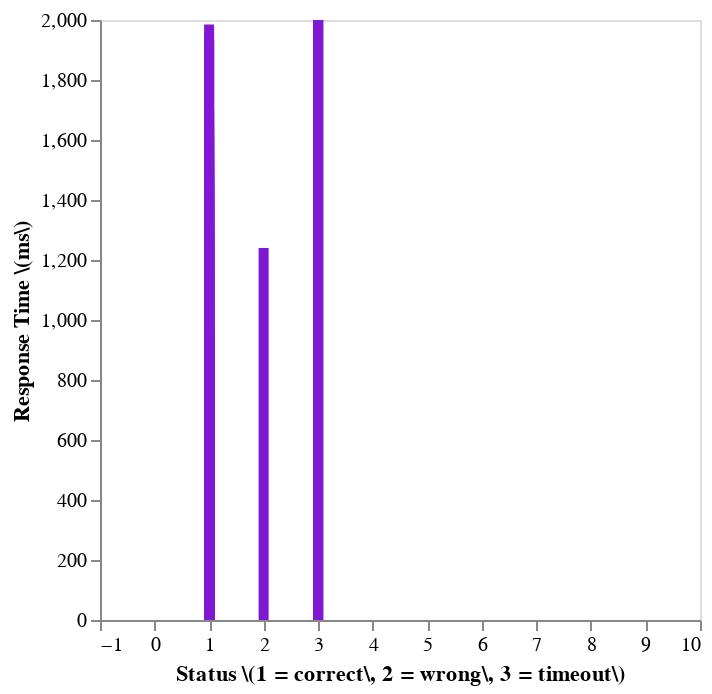

Notebook cell for this chart:
### Markdown cell above
# Data Visualization

### Code cell
(lambda: DeepnoteChart(stroop_six, """{"layer":[{"layer":[{"mark":{"clip":true,"type":"bar","color":"#8018D3","tooltip":true},"encoding":{"x":{"axis":{"grid":false},"sort":null,"type":"quantitative","field":"Status \\\\\\\\\\\\(1 = correct\\\\\\\\\\\\, 2 = wrong\\\\\\\\\\\\, 3 = timeout\\\\\\\\\\\\)","scale":{"type":"linear"},"stack":"zero","format":{"type":"default","decimals":null},"formatType":"numberFormatFromNumberType"},"y":{"axis":{"grid":false},"sort":null,"type":"quantitative","field":"Response Time \\\\\\\\\\\\(ms\\\\\\\\\\\\)","scale":{"type":"linear"},"stack":"zero","format":{"type":"default","decimals":null},"formatType":"numberFormatFromNumberType"}}}]}],"title":"","config":{"legend":{}},"$schema":"https://vega.github.io/schema/vega-lite/v5.json","encoding":{},"usermeta":{"tooltipDefaultMode":true}}""") if 'DeepnoteChart' in globals() else _dntk.DeepnoteChart(stroop_six, """{"layer":[{"layer":[{"mark":{"clip":true,"type":"bar","color":"#8018D3","tooltip":true},"encoding":{"x":{"axis":{"grid":false},"sort":null,"type":"quantitative","field":"Status \\\\\\\\\\\\(1 = correct\\\\\\\\\\\\, 2 = wrong\\\\\\\\\\\\, 3 = timeout\\\\\\\\\\\\)","scale":{"type":"linear"},"stack":"zero","format":{"type":"default","decimals":null},"formatType":"numberFormatFromNumberType"},"y":{"axis":{"grid":false},"sort":null,"type":"quantitative","field":"Response Time \\\\\\\\\\\\(ms\\\\\\\\\\\\)","scale":{"type":"linear"},"stack":"zero","format":{"type":"default","decimals":null},"formatType":"numberFormatFromNumberType"}}}]}],"title":"","config":{"legend":{}},"$schema":"https://vega.github.io/schema/vega-lite/v5.json","encoding":{},"usermeta":{"tooltipDefaultMode":true}}"""))()

### Figure 1 — Vega-Lite specification as saved in the notebook (floating-point values rounded to 4 significant figures)
{"layer": [{"layer": [{"mark": {"clip": true, "type": "bar", "color": "#8018D3", "tooltip": true}, "encoding": {"x": {"axis": {"grid": false}, "sort": null, "type": "quantitative", "field": "Status \\(1 = correct\\, 2 = wrong\\, 3 = timeout\\)", "scale": {"type": "linear"}, "stack": "zero", "format": {"type": "default", "decimals": null}, "formatType": "numberFormatFromNumberType"}, "y": {"axis": {"grid": false}, "sort": null, "type": "quantitative", "field": "Response Time \\(ms\\)", "scale": {"type": "linear"}, "stack": "zero", "format": {"type": "default", "decimals": null}, "formatType": "numberFormatFromNumberType"}}}]}], "title": "", "config": {"legend": {}}, "$schema": "https://vega.github.io/schema/vega-lite/v5.json", "encoding": {}, "usermeta": {"tooltipDefaultMode": true}, "data": {"values": [{"Name of Block": "training", "Name of Word": "red", "Color of Word": "blue", "Stroop Color Match (1 = compatible, 0 = incompatible)": 0, "Tablerow Number": 7, "Pressed Key Number": 1, "Status (1 = correct, 2 = wrong, 3 = timeout)": 3, "Response Time (ms)": 2000}, {"Name of Block": "training", "Name of Word": "red", "Color of Word": "red", "Stroop Color Match (1 = compatible, 0 = incompatible)": 1, "Tablerow Number": 8, "Pressed Key Number": 1, "Status (1 = correct, 2 = wrong, 3 = timeout)": 1, "Response Time (ms)": 1275}, {"Name of Block": "training", "Name of Word": "red", "Color of Word": "red", "Stroop Color Match (1 = compatible, 0 = incompatible)": 1, "Tablerow Number": 8, "Pressed Key Number": 1, "Status (1 = correct, 2 = wrong, 3 = timeout)": 1, "Response Time (ms)": 957}, {"Name of Block": "training", "Name of Word": "blue", "Color of Word": "blue", "Stroop Color Match (1 = compatible, 0 = incompatible)": 1, "Tablerow Number": 15, "Pressed Key Number": 3, "Status (1 = correct, 2 = wrong, 3 = timeout)": 1, "Response Time (ms)": 1019}, {"Name of Block": "training", "Name of Word": "yellow", "Color of Word": "yellow", "Stroop Color Match (1 = compatible, 0 = incompatible)": 1, "Tablerow Number": 1, "Pressed Key Number": 4, "Status (1 = correct, 2 = wrong, 3 = timeout)": 1, "Response Time (ms)": 959}, {"Name of Block": "training", "Name of Word": "blue", "Color of Word": "red", "Stroop Color Match (1 = compatible, 0 = incompatible)": 0, "Tablerow Number": 16, "Pressed Key Number": 3, "Status (1 = correct, 2 = wrong, 3 = timeout)": 2, "Response Time (ms)": 1240}, {"Name of Block": "training", "Name of Word": "blue", "Color of Word": "red", "Stroop Color Match (1 = compatible, 0 = incompatible)": 0, "Tablerow Number": 16, "Pressed Key Number": 1, "Status (1 = correct, 2 = wrong, 3 = timeout)": 1, "Response Time (ms)": 1259}, {"Name of Block": "training", "Name of Word": "green", "Color of Word": "yellow", "Stroop Color Match (1 = compatible, 0 = incompatible)": 0, "Tablerow Number": 9, "Pressed Key Number": 4, "Status (1 = correct, 2 = wrong, 3 = timeout)": 1, "Response Time (ms)": 1934}, {"Name of Block": "training", "Name of Word": "green", "Color of Word": "yellow", "Stroop Color Match (1 = compatible, 0 = incompatible)": 0, "Tablerow Number": 9, "Pressed Key Number": 4, "Status (1 = correct, 2 = wrong, 3 = timeout)": 1, "Response Time (ms)": 874}, {"Name of Block": "training", "Name of Word": "blue", "Color of Word": "green", "Stroop Color Match (1 = compatible, 0 = incompatible)": 0, "Tablerow Number": 14, "Pressed Key Number": 2, "Status (1 = correct, 2 = wrong, 3 = timeout)": 1, "Response Time (ms)": 1399}, {"Name of Block": "training", "Name of Word": "yellow", "Color of Word": "yellow", "Stroop Color Match (1 = compatible, 0 = incompatible)": 1, "Tablerow Number": 1, "Pressed Key Number": 4, "Status (1 = correct, 2 = wrong, 3 = timeout)": 1, "Response Time (ms)": 1476}, {"Name of Block": "training", "Name of Word": "yellow", "Color of Word": "green", "Stroop Color Match (1 = compatible, 0 = incompatible)": 0, "Tablerow Number": 2, "Pressed Key Number": 2, "Status (1 = correct, 2 = wrong, 3 = timeout)": 1, "Response Time (ms)": 1392}, {"Name of Block": "training", "Name of Word": "yellow", "Color of Word": "blue", "Stroop Color Match (1 = compatible, 0 = incompatible)": 0, "Tablerow Number": 3, "Pressed Key Number": 3, "Status (1 = correct, 2 = wrong, 3 = timeout)": 1, "Response Time (ms)": 1930}, {"Name of Block": "training", "Name of Word": "red", "Color of Word": "blue", "Stroop Color Match (1 = compatible, 0 = incompatible)": 0, "Tablerow Number": 7, "Pressed Key Number": 3, "Status (1 = correct, 2 = wrong, 3 = timeout)": 1, "Response Time (ms)": 1611}, {"Name of Block": "training", "Name of Word": "green", "Color of Word": "blue", "Stroop Color Match (1 = compatible, 0 = incompatible)": 0, "Tablerow Number": 11, "Pressed Key Number": 3, "Status (1 = correct, 2 = wrong, 3 = timeout)": 1, "Response Time (ms)": 1612}, {"Name of Block": "training", "Name of Word": "green", "Color of Word": "red", "Stroop Color Match (1 = compatible, 0 = incompatible)": 0, "Tablerow Number": 12, "Pressed Key Number": 1, "Status (1 = correct, 2 = wrong, 3 = timeout)": 1, "Response Time (ms)": 1301}, {"Name of Block": "training", "Name of Word": "red", "Color of Word": "green", "Stroop Color Match (1 = compatible, 0 = incompatible)": 0, "Tablerow Number": 6, "Pressed Key Number": 2, "Status (1 = correct, 2 = wrong, 3 = timeout)": 1, "Response Time (ms)": 1429}, {"Name of Block": "training", "Name of Word": "red", "Color of Word": "yellow", "Stroop Color Match (1 = compatible, 0 = incompatible)": 0, "Tablerow Number": 5, "Pressed Key Number": 4, "Status (1 = correct, 2 = wrong, 3 = timeout)": 1, "Response Time (ms)": 1647}, {"Name of Block": "training", "Name of Word": "blue", "Color of Word": "green", "Stroop Color Match (1 = compatible, 0 = incompatible)": 0, "Tablerow Number": 14, "Pressed Key Number": 2, "Status (1 = correct, 2 = wrong, 3 = timeout)": 1, "Response Time (ms)": 1707}, {"Name of Block": "training", "Name of Word": "yellow", "Color of Word": "green", "Stroop Color Match (1 = compatible, 0 = incompatible)": 0, "Tablerow Number": 2, "Pressed Key Number": 2, "Status (1 = correct, 2 = wrong, 3 = timeout)": 1, "Response Time (ms)": 1951}, {"Name of Block": "training", "Name of Word": "green", "Color of Word": "blue", "Stroop Color Match (1 = compatible, 0 = incompatible)": 0, "Tablerow Number": 11, "Pressed Key Number": 3, "Status (1 = correct, 2 = wrong, 3 = timeout)": 1, "Response Time (ms)": 1251}, {"Name of Block": "training", "Name of Word": "blue", "Color of Word": "yellow", "Stroop Color Match (1 = compatible, 0 = incompatible)": 0, "Tablerow Number": 13, "Pressed Key Number": 4, "Status (1 = correct, 2 = wrong, 3 = timeout)": 1, "Response Time (ms)": 1699}, {"Name of Block": "training", "Name of Word": "green", "Color of Word": "red", "Stroop Color Match (1 = compatible, 0 = incompatible)": 0, "Tablerow Number": 12, "Pressed Key Number": 1, "Status (1 = correct, 2 = wrong, 3 = timeout)": 1, "Response Time (ms)": 1520}, {"Name of Block": "training", "Name of Word": "green", "Color of Word": "green", "Stroop Color Match (1 = compatible, 0 = incompatible)": 1, "Tablerow Number": 10, "Pressed Key Number": 2, "Status (1 = correct, 2 = wrong, 3 = timeout)": 1, "Response Time (ms)": 1450}, {"Name of Block": "training", "Name of Word": "blue", "Color of Word": "yellow", "Stroop Color Match (1 = compatible, 0 = incompatible)": 0, "Tablerow Number": 13, "Pressed Key Number": 4, "Status (1 = correct, 2 = wrong, 3 = timeout)": 1, "Response Time (ms)": 1212}, {"Name of Block": "training", "Name of Word": "blue", "Color of Word": "yellow", "Stroop Color Match (1 = compatible, 0 = incompatible)": 0, "Tablerow Number": 13, "Pressed Key Number": 4, "Status (1 = correct, 2 = wrong, 3 = timeout)": 1, "Response Time (ms)": 1456}, {"Name of Block": "training", "Name of Word": "yellow", "Color of Word": "yellow", "Stroop Color Match (1 = compatible, 0 = incompatible)": 1, "Tablerow Number": 1, "Pressed Key Number": 4, "Status (1 = correct, 2 = wrong, 3 = timeout)": 1, "Response Time (ms)": 951}, {"Name of Block": "training", "Name of Word": "green", "Color of Word": "yellow", "Stroop Color Match (1 = compatible, 0 = incompatible)": 0, "Tablerow Number": 9, "Pressed Key Number": 4, "Status (1 = correct, 2 = wrong, 3 = timeout)": 1, "Response Time (ms)": 1315}, {"Name of Block": "training", "Name of Word": "red", "Color of Word": "blue", "Stroop Color Match (1 = compatible, 0 = incompatible)": 0, "Tablerow Number": 7, "Pressed Key Number": 3, "Status (1 = correct, 2 = wrong, 3 = timeout)": 1, "Response Time (ms)": 1554}, {"Name of Block": "training", "Name of Word": "yellow", "Color of Word": "red", "Stroop Color Match (1 = compatible, 0 = incompatible)": 0, "Tablerow Number": 4, "Pressed Key Number": 1, "Status (1 = correct, 2 = wrong, 3 = timeout)": 1, "Response Time (ms)": 1494}, {"Name of Block": "training", "Name of Word": "yellow", "Color of Word": "green", "Stroop Color Match (1 = compatible, 0 = incompatible)": 0, "Tablerow Number": 2, "Pressed Key Number": 1, "Status (1 = correct, 2 = wrong, 3 = timeout)": 3, "Response Time (ms)": 2000}, {"Name of Block": "training", "Name of Word": "red", "Color of Word": "yellow", "Stroop Color Match (1 = compatible, 0 = incompatible)": 0, "Tablerow Number": 5, "Pressed Key Number": 4, "Status (1 = correct, 2 = wrong, 3 = timeout)": 1, "Response Time (ms)": 1652}, {"Name of Block": "training", "Name of Word": "red", "Color of Word": "green", "Stroop Color Match (1 = compatible, 0 = incompatible)": 0, "Tablerow Number": 6, "Pressed Key Number": 1, "Status (1 = correct, 2 = wrong, 3 = timeout)": 3, "Response Time (ms)": 2000}, {"Name of Block": "training", "Name of Word": "red", "Color of Word": "green", "Stroop Color Match (1 = compatible, 0 = incompatible)": 0, "Tablerow Number": 6, "Pressed Key Number": 2, "Status (1 = correct, 2 = wrong, 3 = timeout)": 1, "Response Time (ms)": 1059}, {"Name of Block": "training", "Name of Word": "red", "Color of Word": "yellow", "Stroop Color Match (1 = compatible, 0 = incompatible)": 0, "Tablerow Number": 5, "Pressed Key Number": 4, "Status (1 = correct, 2 = wrong, 3 = timeout)": 1, "Response Time (ms)": 1985}, {"Name of Block": "training", "Name of Word": "green", "Color of Word": "green", "Stroop Color Match (1 = compatible, 0 = incompatible)": 1, "Tablerow Number": 10, "Pressed Key Number": 2, "Status (1 = correct, 2 = wrong, 3 = timeout)": 1, "Response Time (ms)": 1220}, {"Name of Block": "training", "Name of Word": "yellow", "Color of Word": "blue", "Stroop Color Match (1 = compatible, 0 = incompatible)": 0, "Tablerow Number": 3, "Pressed Key Number": 3, "Status (1 = correct, 2 = wrong, 3 = timeout)": 1, "Response Time (ms)": 1535}, {"Name of Block": "training", "Name of Word": "yellow", "Color of Word": "red", "Stroop Color Match (1 = compatible, 0 = incompatible)": 0, "Tablerow Number": 4, "Pressed Key Number": 1, "Status (1 = correct, 2 = wrong, 3 = timeout)": 1, "Response Time (ms)": 1248}, {"Name of Block": "training", "Name of Word": "yellow", "Color of Word": "red", "Stroop Color Match (1 = compatible, 0 = incompatible)": 0, "Tablerow Number": 4, "Pressed Key Number": 1, "Status (1 = correct, 2 = wrong, 3 = timeout)": 1, "Response Time (ms)": 1296}, {"Name of Block": "training", "Name of Word": "green", "Color of Word": "blue", "Stroop Color Match (1 = compatible, 0 = incompatible)": 0, "Tablerow Number": 11, "Pressed Key Number": 3, "Status (1 = correct, 2 = wrong, 3 = timeout)": 1, "Response Time (ms)": 1146}]}}
